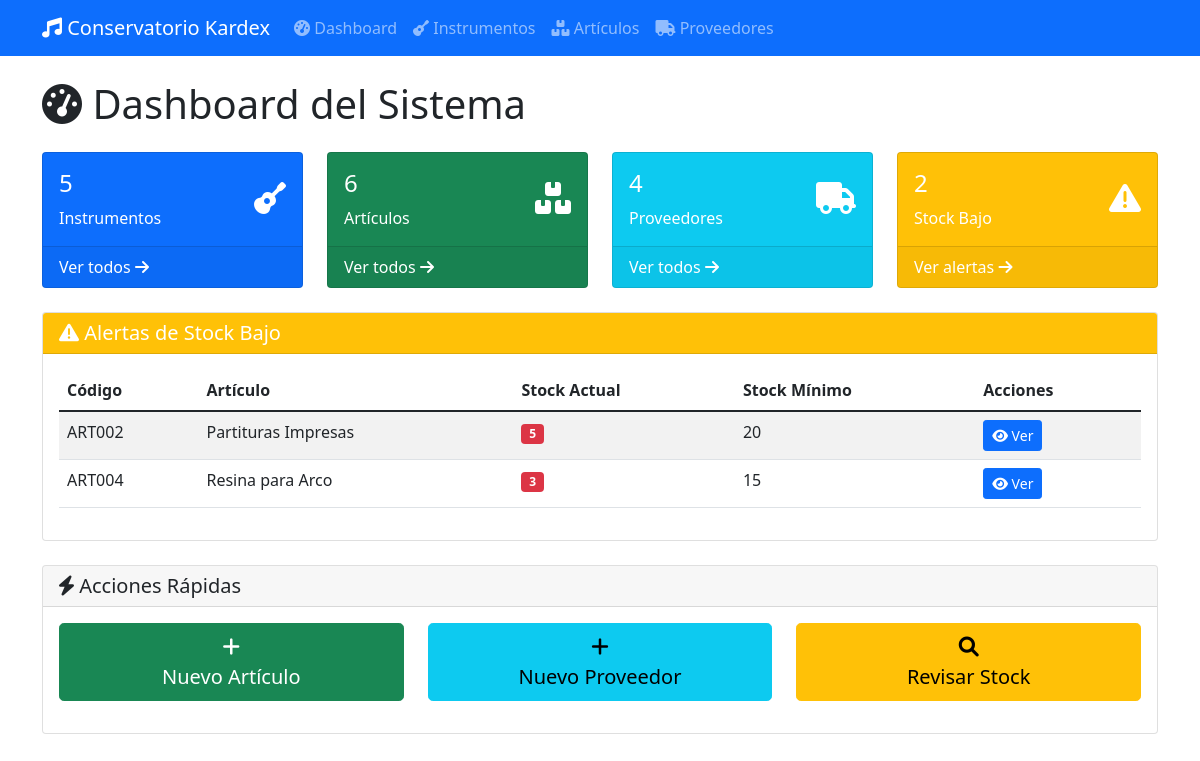
The page / on the database its author committed.
### app/database/models.py (models this page shows, shortened)
class Articulo(db.Model):
    __tablename__ = 'tb_articulo'
    i_id = db.Column(db.Integer, db.ForeignKey('tb_item.id'), primary_key=True)
    a_c_contable = db.Column(db.String(20), nullable=False)
    a_stockMax = db.Column(db.Integer)
    a_stockMin = db.Column(db.Integer)
    created_at = db.Column(db.DateTime, default=datetime.utcnow)
    updated_at = db.Column(db.DateTime, default=datetime.utcnow, onupdate=datetime.utcnow)

class BaseModel(db.Model):
    __abstract__ = True
    id = db.Column(db.Integer, primary_key=True)
    created_at = db.Column(db.DateTime, default=datetime.utcnow)
    updated_at = db.Column(db.DateTime, default=datetime.utcnow, onupdate=datetime.utcnow)

class Item(BaseModel):
    __tablename__ = 'tb_item'
    i_codigo = db.Column(db.String(20), unique=True, nullable=False)
    i_nombre = db.Column(db.String(200), nullable=False)
    i_tipo = db.Column(db.String(20), nullable=False)  # 'instrumento' o 'articulo'
    i_cantidad = db.Column(db.Integer, default=0)
    i_vUnitario = db.Column(db.Numeric(10, 2), default=0.0)
    i_vTotal = db.Column(db.Numeric(10, 2), default=0.0)
    instrumento = db.relationship('Instrumento', backref='item', uselist=False)
    articulo = db.relationship('Articulo', backref='item', uselist=False)
    movimientos = db.relationship('MovimientoDetalle', backref='item', lazy=True)
    stock = db.relationship('Stock', backref='item', uselist=False)

### app/routes/web/dashboard.py (the view)
@bp.route('/')
def index():
    instrumento_service = InstrumentoService()
    articulo_service = ArticuloService()
    proveedor_service = ProveedorService()
    total_instrumentos = len(instrumento_service.obtener_todos())
    total_articulos = len(articulo_service.obtener_todos())
    total_proveedores = len(proveedor_service.obtener_todos())
    articulos_stock_bajo = len(articulo_service.obtener_stock_bajo())
    estadisticas = {
        'total_instrumentos': total_instrumentos,
        'total_articulos': total_articulos,
        'total_proveedores': total_proveedores,
        'articulos_stock_bajo': articulos_stock_bajo
    }
    alertas_stock = articulo_service.obtener_stock_bajo()
    return render_template('dashboard/index.html',
                         estadisticas=estadisticas,
                         alertas_stock=alertas_stock)

### app/database/repositories/articulos.py (called while the page is built)
    def get_all_with_items(self):
        return db.session.query(Articulo, Item).join(Item, Articulo.i_id == Item.id).all()

    def get_low_stock(self):
        return db.session.query(Articulo, Item).join(Item, Articulo.i_id == Item.id).filter(Item.i_cantidad <= Articulo.a_stockMin).all()

### app/database/repositories/base.py (called while the page is built)
    def get_all(self):
        return self.model.query.all()

### app/database/repositories/instrumentos.py (called while the page is built)
    def get_all_with_items(self):
        return db.session.query(Instrumento, Item).join(Item, Instrumento.i_id == Item.id).all()

### app/services/articulo_service.py (called while the page is built)
    def obtener_todos(self):
        return self.repo.get_all_with_items()

    def obtener_stock_bajo(self):
        return self.repo.get_low_stock()

### app/services/instrumento_service.py (called while the page is built)
    def obtener_todos(self):
        return self.repo.get_all_with_items()

### app/services/proveedor_service.py (called while the page is built)
    def obtener_todos(self):
        return self.repo.get_all()

### app/templates/dashboard/index.html (shortened to what this page needs)
{% extends "base.html" %}
{% block content %}
<div class="row">
    <div class="col-12">
        <h1 class="mb-4">
            <i class="fas fa-tachometer-alt"></i> Dashboard del Sistema
        </h1>
    </div>
</div>
<div class="row mb-4">
    <div class="col-md-3">
        <div class="card bg-primary text-white">
            <div class="card-body">
                <div class="d-flex justify-content-between">
                    <div>
                        <h4>{{ estadisticas.total_instrumentos }}</h4>
                        <p class="mb-0">Instrumentos</p>
                    </div>
                    <div class="align-self-center">
                        <i class="fas fa-guitar fa-2x"></i>
                    </div>
                </div>
            </div>
            <div class="card-footer">
                <a href="{{ url_for('instrumentos.listar_instrumentos') }}" class="text-white text-decoration-none">
                    Ver todos <i class="fas fa-arrow-right"></i>
                </a>
            </div>
        </div>
    </div>
    <div class="col-md-3">
        <div class="card bg-success text-white">
            <div class="card-body">
                <div class="d-flex justify-content-between">
                    <div>
                        <h4>{{ estadisticas.total_articulos }}</h4>
                        <p class="mb-0">Artículos</p>
                    </div>
                    <div class="align-self-center">
                        <i class="fas fa-boxes fa-2x"></i>
                    </div>
                </div>
            </div>
            <div class="card-footer">
                <a href="{{ url_for('articulos.listar_articulos') }}" class="text-white text-decoration-none">
                    Ver todos <i class="fas fa-arrow-right"></i>
                </a>
            </div>
        </div>
    </div>
    <div class="col-md-3">
        <div class="card bg-info text-white">
            <div class="card-body">
                <div class="d-flex justify-content-between">
                    <div>
                        <h4>{{ estadisticas.total_proveedores }}</h4>
                        <p class="mb-0">Proveedores</p>
                    </div>
                    <div class="align-self-center">
                        <i class="fas fa-truck fa-2x"></i>
                    </div>
                </div>
            </div>
            <div class="card-footer">
                <a href="{{ url_for('proveedores.listar_proveedores') }}" class="text-white text-decoration-none">
                    Ver todos <i class="fas fa-arrow-right"></i>
                </a>
            </div>
        </div>
    </div>
    <div class="col-md-3">
        <div class="card bg-warning text-white">
            <div class="card-body">
                <div class="d-flex justify-content-between">
                    <div>
                        <h4>{{ estadisticas.articulos_stock_bajo }}</h4>
                        <p class="mb-0">Stock Bajo</p>
                    </div>
                    <div class="align-self-center">
                        <i class="fas fa-exclamation-triangle fa-2x"></i>
                    </div>
                </div>
            </div>
            <div class="card-footer">
                <a href="{{ url_for('articulos.stock_bajo') }}" class="text-white text-decoration-none">
                    Ver alertas <i class="fas fa-arrow-right"></i>
                </a>
            </div>
        </div>
    </div>
</div>
{% if alertas_stock %}
<div class="row">
    <div class="col-12">
        <div class="card">
            <div class="card-header bg-warning text-white">
                <h5 class="mb-0">
                    <i class="fas fa-exclamation-triangle"></i> Alertas de Stock Bajo
                </h5>
            </div>
            <div class="card-body">
                <div class="table-responsive">
                    <table class="table table-striped">
                        <thead>
                            <tr>
                                <th>Código</th>
                                <th>Artículo</th>
                                <th>Stock Actual</th>
                                <th>Stock Mínimo</th>
                                <th>Acciones</th>
                            </tr>
                        </thead>
                        <tbody>
                            {% for articulo, item in alertas_stock %}
                            <tr>
                                <td>{{ item.i_codigo }}</td>
                                <td>{{ item.i_nombre }}</td>
                                <td>
                                    <span class="badge bg-danger">{{ item.i_cantidad }}</span>
                                </td>
                                <td>{{ articulo.a_stockMin }}</td>
                                <td>
                                    <a href="{{ url_for('articulos.detalle_articulo', codigo=item.i_codigo) }}"
                                       class="btn btn-sm btn-primary">
                                        <i class="fas fa-eye"></i> Ver
                                    </a>
                                </td>
                            </tr>
                            {% endfor %}
                        </tbody>
                    </table>
                </div>
            </div>
        </div>
    </div>
</div>
{% endif %}
<div class="row mt-4">
    <div class="col-12">
        <div class="card">
            <div class="card-header">
                <h5 class="mb-0">
                    <i class="fas fa-bolt"></i> Acciones Rápidas
                </h5>
            </div>
            <div class="card-body">
                <div class="row">
                    <div class="col-md-4 mb-3">
                        <a href="{{ url_for('articulos.nuevo_articulo') }}" class="btn btn-success btn-lg w-100">
                            <i class="fas fa-plus"></i><br>
                            Nuevo Artículo
                        </a>
                    </div>
                    <div class="col-md-4 mb-3">
                        <a href="{{ url_for('proveedores.nuevo_proveedor') }}" class="btn btn-info btn-lg w-100">
                            <i class="fas fa-plus"></i><br>
                            Nuevo Proveedor
                        </a>
                    </div>
                    <div class="col-md-4 mb-3">
                        <a href="{{ url_for('articulos.stock_bajo') }}" class="btn btn-warning btn-lg w-100">
                            <i class="fas fa-search"></i><br>
                            Revisar Stock
                        </a>
                    </div>
                </div>
            </div>
        </div>
    </div>
</div>
{% endblock %}

### rows shown on the page
Articulo: i_codigo "ART002", i_nombre "Partituras Impresas", i_cantidad "5", a_stockMin "20"
Articulo: i_codigo "ART004", i_nombre "Resina para Arco", i_cantidad "3", a_stockMin "15"

### other values the page prints
{{ estadisticas.total_instrumentos }} "5"
{{ estadisticas.total_articulos }} "6"
{{ estadisticas.total_proveedores }} "4"
{{ estadisticas.articulos_stock_bajo }} "2"
